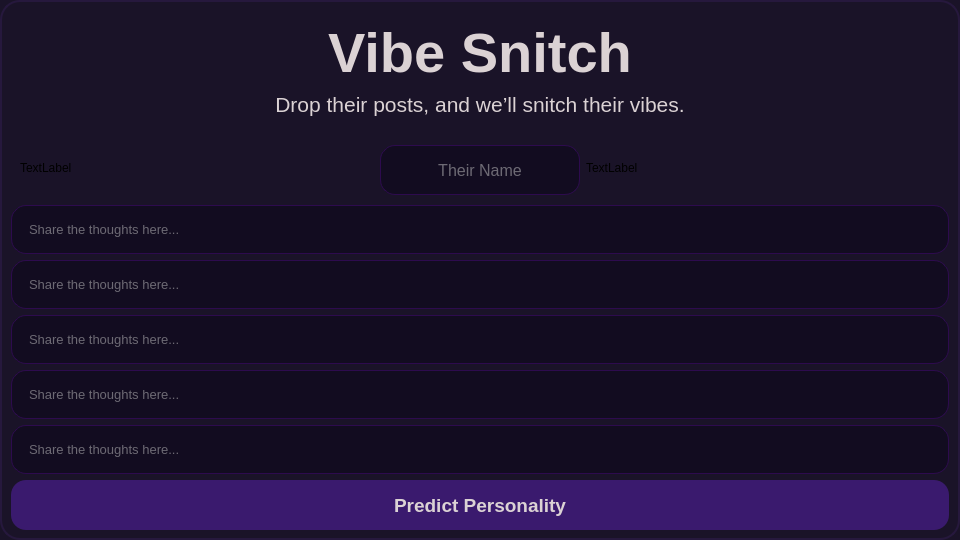
<?xml version="1.0" encoding="UTF-8"?>
<ui version="4.0">
 <class>InputWindow</class>
 <widget class="QWidget" name="InputWindow">
  <property name="geometry">
   <rect>
    <x>0</x>
    <y>0</y>
    <width>960</width>
    <height>540</height>
   </rect>
  </property>
  <property name="minimumSize">
   <size>
    <width>960</width>
    <height>540</height>
   </size>
  </property>
  <property name="maximumSize">
   <size>
    <width>960</width>
    <height>540</height>
   </size>
  </property>
  <property name="windowTitle">
   <string notr="true">Vibe Snitch - AI</string>
  </property>
  <property name="styleSheet">
   <string notr="true">QWidget {
       border-radius: 20px;
       background-color: #1a1328;
}</string>
  </property>
  <widget class="QFrame" name="mainCard">
   <property name="geometry">
    <rect>
     <x>0</x>
     <y>0</y>
     <width>960</width>
     <height>540</height>
    </rect>
   </property>
   <property name="minimumSize">
    <size>
     <width>960</width>
     <height>540</height>
    </size>
   </property>
   <property name="maximumSize">
    <size>
     <width>960</width>
     <height>540</height>
    </size>
   </property>
   <property name="styleSheet">
    <string notr="true">QFrame#mainCard {
    background-color: #1a1328;
    border-radius: 20px;
    border: 2px solid #26183d;
}


</string>
   </property>
   <property name="frameShape">
    <enum>QFrame::StyledPanel</enum>
   </property>
   <property name="frameShadow">
    <enum>QFrame::Raised</enum>
   </property>
   <layout class="QVBoxLayout" name="verticalLayout_2">
    <item>
     <widget class="QLabel" name="lblTitle">
      <property name="minimumSize">
       <size>
        <width>100</width>
        <height>70</height>
       </size>
      </property>
      <property name="maximumSize">
       <size>
        <width>16777215</width>
        <height>50</height>
       </size>
      </property>
      <property name="font">
       <font>
        <family>Segoe UI</family>
        <pointsize>42</pointsize>
        <weight>75</weight>
        <bold>true</bold>
       </font>
      </property>
      <property name="styleSheet">
       <string notr="true">color: #dbd2d4;
background-color: #1a1328;

</string>
      </property>
      <property name="text">
       <string>Vibe Snitch</string>
      </property>
      <property name="scaledContents">
       <bool>false</bool>
      </property>
      <property name="alignment">
       <set>Qt::AlignCenter</set>
      </property>
     </widget>
    </item>
    <item>
     <widget class="QLabel" name="lblSlogan">
      <property name="minimumSize">
       <size>
        <width>0</width>
        <height>50</height>
       </size>
      </property>
      <property name="maximumSize">
       <size>
        <width>16777215</width>
        <height>50</height>
       </size>
      </property>
      <property name="font">
       <font>
        <family>Segoe UI</family>
        <pointsize>16</pointsize>
       </font>
      </property>
      <property name="styleSheet">
       <string notr="true">color: #dbd2d4;
background-color: #1a1328;

</string>
      </property>
      <property name="text">
       <string>&lt;html&gt;&lt;head/&gt;&lt;body&gt;&lt;p&gt;Drop their posts, and we’ll snitch their vibes.&lt;/p&gt;&lt;/body&gt;&lt;/html&gt;</string>
      </property>
      <property name="alignment">
       <set>Qt::AlignCenter</set>
      </property>
      <property name="wordWrap">
       <bool>true</bool>
      </property>
     </widget>
    </item>
    <item>
     <widget class="QWidget" name="widget" native="true">
      <property name="styleSheet">
       <string notr="true">background: transparent;</string>
      </property>
      <layout class="QHBoxLayout" name="horizontalLayout">
       <item>
        <widget class="QLabel" name="label">
         <property name="text">
          <string>TextLabel</string>
         </property>
        </widget>
       </item>
       <item>
        <widget class="QLineEdit" name="txtName">
         <property name="enabled">
          <bool>true</bool>
         </property>
         <property name="minimumSize">
          <size>
           <width>200</width>
           <height>50</height>
          </size>
         </property>
         <property name="maximumSize">
          <size>
           <width>200</width>
           <height>50</height>
          </size>
         </property>
         <property name="font">
          <font>
           <family>Segoe UI</family>
           <pointsize>12</pointsize>
          </font>
         </property>
         <property name="mouseTracking">
          <bool>true</bool>
         </property>
         <property name="tabletTracking">
          <bool>false</bool>
         </property>
         <property name="styleSheet">
          <string notr="true">background-color: #120c20;
color:#C8C8C8;
border: 1px solid #2D0B4E;
border-radius: 15px;
padding: 3px 15px;
</string>
         </property>
         <property name="alignment">
          <set>Qt::AlignCenter</set>
         </property>
         <property name="placeholderText">
          <string>Their Name</string>
         </property>
        </widget>
       </item>
       <item>
        <widget class="QLabel" name="label_2">
         <property name="text">
          <string>TextLabel</string>
         </property>
        </widget>
       </item>
      </layout>
     </widget>
    </item>
    <item>
     <widget class="QLineEdit" name="txtPost01">
      <property name="font">
       <font>
        <family>Segoe UI</family>
        <pointsize>10</pointsize>
       </font>
      </property>
      <property name="styleSheet">
       <string notr="true">background-color: #120c20;
color:#C8C8C8;
border: 1px solid #2D0B4E;
border-radius: 15px;
padding: 15px;
</string>
      </property>
      <property name="placeholderText">
       <string>Share the thoughts here...</string>
      </property>
     </widget>
    </item>
    <item>
     <widget class="QLineEdit" name="txtPost02">
      <property name="font">
       <font>
        <family>Segoe UI</family>
        <pointsize>10</pointsize>
       </font>
      </property>
      <property name="styleSheet">
       <string notr="true">background-color: #120c20;
color: #C8C8C8;
border: 1px solid #2D0B4E;
border-radius: 15px;
padding: 15px;
</string>
      </property>
      <property name="placeholderText">
       <string>Share the thoughts here...</string>
      </property>
     </widget>
    </item>
    <item>
     <widget class="QLineEdit" name="txtPost03">
      <property name="font">
       <font>
        <family>Segoe UI</family>
        <pointsize>10</pointsize>
       </font>
      </property>
      <property name="styleSheet">
       <string notr="true">background-color: #120c20;
color: #C8C8C8;
border: 1px solid #2D0B4E;
border-radius: 15px;
padding: 15px;
</string>
      </property>
      <property name="placeholderText">
       <string>Share the thoughts here...</string>
      </property>
     </widget>
    </item>
    <item>
     <widget class="QLineEdit" name="txtPost04">
      <property name="font">
       <font>
        <family>Segoe UI</family>
        <pointsize>10</pointsize>
       </font>
      </property>
      <property name="styleSheet">
       <string notr="true">background-color: #120c20;
color: #C8C8C8;
border: 1px solid #2D0B4E;
border-radius: 15px;
padding: 15px;
</string>
      </property>
      <property name="placeholderText">
       <string>Share the thoughts here...</string>
      </property>
     </widget>
    </item>
    <item>
     <widget class="QLineEdit" name="txtPost05">
      <property name="font">
       <font>
        <family>Segoe UI</family>
        <pointsize>10</pointsize>
       </font>
      </property>
      <property name="styleSheet">
       <string notr="true">background-color: #120c20;
color: #C8C8C8;
border: 1px solid #2D0B4E;
border-radius: 15px;
padding: 15px;
</string>
      </property>
      <property name="placeholderText">
       <string>Share the thoughts here...</string>
      </property>
     </widget>
    </item>
    <item>
     <widget class="QPushButton" name="pushButton">
      <property name="minimumSize">
       <size>
        <width>0</width>
        <height>50</height>
       </size>
      </property>
      <property name="font">
       <font>
        <family>Segoe UI</family>
        <pointsize>14</pointsize>
        <weight>75</weight>
        <bold>true</bold>
       </font>
      </property>
      <property name="styleSheet">
       <string notr="true">QPushButton {
background-color: #3a1a6e;
color: #dbd2d4;
border-radius: 15px;
padding: 12px;

}

QPushButton:hover {
    background-color: #892CDC;
}
</string>
      </property>
      <property name="text">
       <string>Predict Personality</string>
      </property>
     </widget>
    </item>
   </layout>
  </widget>
 </widget>
 <resources/>
 <connections/>
</ui>
